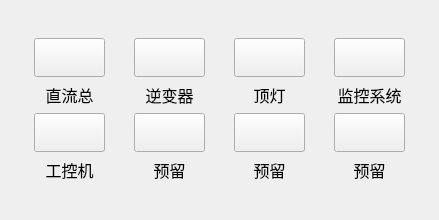
      <widget class="QWidget" name="device_tab">
       <property name="sizePolicy">
        <sizepolicy hsizetype="Preferred" vsizetype="Preferred">
         <horstretch>0</horstretch>
         <verstretch>0</verstretch>
        </sizepolicy>
       </property>
       <property name="font">
        <font>
         <family>阿里巴巴普惠体</family>
         <pointsize>10</pointsize>
        </font>
       </property>
       <attribute name="title">
        <string>设备控制</string>
       </attribute>
       <layout class="QGridLayout" name="gridLayout" rowstretch="2,5,5,2" columnstretch="1,3,1,3,1,3,1,3,1">
        <property name="verticalSpacing">
         <number>6</number>
        </property>
        <item row="1" column="3">
         <layout class="QVBoxLayout" name="vl_device_control_02" stretch="18,3">
          <property name="sizeConstraint">
           <enum>QLayout::SetDefaultConstraint</enum>
          </property>
          <item>
           <widget class="QPushButton" name="pushButton_02">
            <property name="sizePolicy">
             <sizepolicy hsizetype="Expanding" vsizetype="Expanding">
              <horstretch>0</horstretch>
              <verstretch>0</verstretch>
             </sizepolicy>
            </property>
            <property name="styleSheet">
             <string notr="true">border-image: url(:/png/images/device_off.png);</string>
            </property>
            <property name="text">
             <string/>
            </property>
           </widget>
          </item>
          <item>
           <widget class="QLabel" name="label_2">
            <property name="sizePolicy">
             <sizepolicy hsizetype="Preferred" vsizetype="Preferred">
              <horstretch>0</horstretch>
              <verstretch>0</verstretch>
             </sizepolicy>
            </property>
            <property name="font">
             <font>
              <family>阿里巴巴普惠体 Medium</family>
              <pointsize>12</pointsize>
             </font>
            </property>
            <property name="autoFillBackground">
             <bool>false</bool>
            </property>
            <property name="styleSheet">
             <string notr="true">background-color:transparent;
</string>
            </property>
            <property name="text">
             <string>逆变器</string>
            </property>
            <property name="textFormat">
             <enum>Qt::AutoText</enum>
            </property>
            <property name="alignment">
             <set>Qt::AlignCenter</set>
            </property>
           </widget>
          </item>
         </layout>
        </item>
        <item row="3" column="3">
         <spacer name="verticalSpacer_4">
          <property name="orientation">
           <enum>Qt::Vertical</enum>
          </property>
          <property name="sizeHint" stdset="0">
           <size>
            <width>20</width>
            <height>40</height>
           </size>
          </property>
         </spacer>
        </item>
        <item row="2" column="5">
         <layout class="QVBoxLayout" name="vl_device_control_4" stretch="18,3">
          <item>
           <widget class="QPushButton" name="pushButton_07">
            <property name="sizePolicy">
             <sizepolicy hsizetype="Expanding" vsizetype="Expanding">
              <horstretch>0</horstretch>
              <verstretch>0</verstretch>
             </sizepolicy>
            </property>
            <property name="styleSheet">
             <string notr="true">border-image: url(:/png/images/device_off.png);</string>
            </property>
            <property name="text">
             <string/>
            </property>
           </widget>
          </item>
          <item>
           <widget class="QLabel" name="label_37">
            <property name="sizePolicy">
             <sizepolicy hsizetype="Preferred" vsizetype="Preferred">
              <horstretch>0</horstretch>
              <verstretch>0</verstretch>
             </sizepolicy>
            </property>
            <property name="font">
             <font>
              <family>阿里巴巴普惠体 Medium</family>
              <pointsize>12</pointsize>
             </font>
            </property>
            <property name="autoFillBackground">
             <bool>false</bool>
            </property>
            <property name="styleSheet">
             <string notr="true">background-color:transparent;
</string>
            </property>
            <property name="text">
             <string>预留</string>
            </property>
            <property name="textFormat">
             <enum>Qt::AutoText</enum>
            </property>
            <property name="alignment">
             <set>Qt::AlignCenter</set>
            </property>
           </widget>
          </item>
         </layout>
        </item>
        <item row="1" column="7">
         <layout class="QVBoxLayout" name="vl_device_control_04" stretch="18,3">
          <item>
           <widget class="QPushButton" name="pushButton_04">
            <property name="sizePolicy">
             <sizepolicy hsizetype="Expanding" vsizetype="Expanding">
              <horstretch>0</horstretch>
              <verstretch>0</verstretch>
             </sizepolicy>
            </property>
            <property name="styleSheet">
             <string notr="true">border-image: url(:/png/images/device_off.png);</string>
            </property>
            <property name="text">
             <string/>
            </property>
           </widget>
          </item>
          <item>
           <widget class="QLabel" name="label_36">
            <property name="sizePolicy">
             <sizepolicy hsizetype="Preferred" vsizetype="Preferred">
              <horstretch>0</horstretch>
              <verstretch>0</verstretch>
             </sizepolicy>
            </property>
            <property name="font">
             <font>
              <family>阿里巴巴普惠体 Medium</family>
              <pointsize>12</pointsize>
             </font>
            </property>
            <property name="autoFillBackground">
             <bool>false</bool>
            </property>
            <property name="styleSheet">
             <string notr="true">background-color:transparent;
</string>
            </property>
            <property name="text">
             <string>监控系统</string>
            </property>
            <property name="textFormat">
             <enum>Qt::AutoText</enum>
            </property>
            <property name="alignment">
             <set>Qt::AlignCenter</set>
            </property>
           </widget>
          </item>
         </layout>
        </item>
        <item row="2" column="3">
         <layout class="QVBoxLayout" name="vl_device_control_3" stretch="18,3">
          <item>
           <widget class="QPushButton" name="pushButton_06">
            <property name="sizePolicy">
             <sizepolicy hsizetype="Expanding" vsizetype="Expanding">
              <horstretch>0</horstretch>
              <verstretch>0</verstretch>
             </sizepolicy>
            </property>
            <property name="styleSheet">
             <string notr="true">border-image: url(:/png/images/device_off.png);</string>
            </property>
            <property name="text">
             <string/>
            </property>
           </widget>
          </item>
          <item>
           <widget class="QLabel" name="label_13">
            <property name="sizePolicy">
             <sizepolicy hsizetype="Preferred" vsizetype="Preferred">
              <horstretch>0</horstretch>
              <verstretch>0</verstretch>
             </sizepolicy>
            </property>
            <property name="font">
             <font>
              <family>阿里巴巴普惠体 Medium</family>
              <pointsize>12</pointsize>
             </font>
            </property>
            <property name="autoFillBackground">
             <bool>false</bool>
            </property>
            <property name="styleSheet">
             <string notr="true">background-color:transparent;
</string>
            </property>
            <property name="text">
             <string>预留</string>
            </property>
            <property name="textFormat">
             <enum>Qt::AutoText</enum>
            </property>
            <property name="alignment">
             <set>Qt::AlignCenter</set>
            </property>
           </widget>
          </item>
         </layout>
        </item>
        <item row="1" column="2">
         <spacer name="horizontalSpacer_5">
          <property name="orientation">
           <enum>Qt::Horizontal</enum>
          </property>
          <property name="sizeHint" stdset="0">
           <size>
            <width>40</width>
            <height>20</height>
           </size>
          </property>
         </spacer>
        </item>
        <item row="1" column="1">
         <layout class="QVBoxLayout" name="vl_device_control_01" stretch="18,3">
          <property name="sizeConstraint">
           <enum>QLayout::SetNoConstraint</enum>
          </property>
          <item>
           <widget class="QPushButton" name="pushButton_01">
            <property name="sizePolicy">
             <sizepolicy hsizetype="Expanding" vsizetype="Expanding">
              <horstretch>0</horstretch>
              <verstretch>0</verstretch>
             </sizepolicy>
            </property>
            <property name="styleSheet">
             <string notr="true">border-image: url(:/png/images/device_off.png);</string>
            </property>
            <property name="text">
             <string/>
            </property>
           </widget>
          </item>
          <item>
           <widget class="QLabel" name="label">
            <property name="sizePolicy">
             <sizepolicy hsizetype="Preferred" vsizetype="Preferred">
              <horstretch>0</horstretch>
              <verstretch>0</verstretch>
             </sizepolicy>
            </property>
            <property name="font">
             <font>
              <family>阿里巴巴普惠体 Medium</family>
              <pointsize>12</pointsize>
             </font>
            </property>
            <property name="autoFillBackground">
             <bool>false</bool>
            </property>
            <property name="styleSheet">
             <string notr="true">background-color:transparent;
</string>
            </property>
            <property name="text">
             <string>直流总</string>
            </property>
            <property name="textFormat">
             <enum>Qt::AutoText</enum>
            </property>
            <property name="alignment">
             <set>Qt::AlignCenter</set>
            </property>
           </widget>
          </item>
         </layout>
        </item>
        <item row="1" column="5">
         <layout class="QVBoxLayout" name="vl_device_control_03" stretch="18,3">
          <item>
           <widget class="QPushButton" name="pushButton_03">
            <property name="sizePolicy">
             <sizepolicy hsizetype="Expanding" vsizetype="Expanding">
              <horstretch>0</horstretch>
              <verstretch>0</verstretch>
             </sizepolicy>
            </property>
            <property name="styleSheet">
             <string notr="true">border-image: url(:/png/images/device_off.png);</string>
            </property>
            <property name="text">
             <string/>
            </property>
           </widget>
          </item>
          <item>
           <widget class="QLabel" name="label_35">
            <property name="sizePolicy">
             <sizepolicy hsizetype="Preferred" vsizetype="Preferred">
              <horstretch>0</horstretch>
              <verstretch>0</verstretch>
             </sizepolicy>
            </property>
            <property name="font">
             <font>
              <family>阿里巴巴普惠体 Medium</family>
              <pointsize>12</pointsize>
             </font>
            </property>
            <property name="autoFillBackground">
             <bool>false</bool>
            </property>
            <property name="styleSheet">
             <string notr="true">background-color:transparent;
</string>
            </property>
            <property name="text">
             <string>顶灯</string>
            </property>
            <property name="textFormat">
             <enum>Qt::AutoText</enum>
            </property>
            <property name="alignment">
             <set>Qt::AlignCenter</set>
            </property>
           </widget>
          </item>
         </layout>
        </item>
        <item row="1" column="0">
         <spacer name="horizontalSpacer_3">
          <property name="orientation">
           <enum>Qt::Horizontal</enum>
          </property>
          <property name="sizeHint" stdset="0">
           <size>
            <width>40</width>
            <height>20</height>
           </size>
          </property>
         </spacer>
        </item>
        <item row="0" column="3">
         <spacer name="verticalSpacer_2">
          <property name="orientation">
           <enum>Qt::Vertical</enum>
          </property>
          <property name="sizeHint" stdset="0">
           <size>
            <width>20</width>
            <height>40</height>
           </size>
          </property>
         </spacer>
        </item>
        <item row="2" column="1">
         <layout class="QVBoxLayout" name="vl_device_control_2" stretch="18,3">
          <item>
           <widget class="QPushButton" name="pushButton_05">
            <property name="sizePolicy">
             <sizepolicy hsizetype="Expanding" vsizetype="Expanding">
              <horstretch>0</horstretch>
              <verstretch>0</verstretch>
             </sizepolicy>
            </property>
            <property name="styleSheet">
             <string notr="true">border-image: url(:/png/images/device_off.png);</string>
            </property>
            <property name="text">
             <string/>
            </property>
           </widget>
          </item>
          <item>
           <widget class="QLabel" name="label_14">
            <property name="sizePolicy">
             <sizepolicy hsizetype="Preferred" vsizetype="Preferred">
              <horstretch>0</horstretch>
              <verstretch>0</verstretch>
             </sizepolicy>
            </property>
            <property name="font">
             <font>
              <family>阿里巴巴普惠体 Medium</family>
              <pointsize>12</pointsize>
             </font>
            </property>
            <property name="autoFillBackground">
             <bool>false</bool>
            </property>
            <property name="styleSheet">
             <string notr="true">background-color:transparent;
</string>
            </property>
            <property name="text">
             <string>工控机</string>
            </property>
            <property name="textFormat">
             <enum>Qt::AutoText</enum>
            </property>
            <property name="alignment">
             <set>Qt::AlignCenter</set>
            </property>
           </widget>
          </item>
         </layout>
        </item>
        <item row="2" column="7">
         <layout class="QVBoxLayout" name="vl_device_control_5" stretch="18,3">
          <item>
           <widget class="QPushButton" name="pushButton_08">
            <property name="sizePolicy">
             <sizepolicy hsizetype="Expanding" vsizetype="Expanding">
              <horstretch>0</horstretch>
              <verstretch>0</verstretch>
             </sizepolicy>
            </property>
            <property name="styleSheet">
             <string notr="true">border-image: url(:/png/images/device_off.png);</string>
            </property>
            <property name="text">
             <string/>
            </property>
           </widget>
          </item>
          <item>
           <widget class="QLabel" name="label_38">
            <property name="sizePolicy">
             <sizepolicy hsizetype="Preferred" vsizetype="Preferred">
              <horstretch>0</horstretch>
              <verstretch>0</verstretch>
             </sizepolicy>
            </property>
            <property name="font">
             <font>
              <family>阿里巴巴普惠体 Medium</family>
              <pointsize>12</pointsize>
             </font>
            </property>
            <property name="autoFillBackground">
             <bool>false</bool>
            </property>
            <property name="styleSheet">
             <string notr="true">background-color:transparent;
</string>
            </property>
            <property name="text">
             <string>预留</string>
            </property>
            <property name="textFormat">
             <enum>Qt::AutoText</enum>
            </property>
            <property name="alignment">
             <set>Qt::AlignCenter</set>
            </property>
           </widget>
          </item>
         </layout>
        </item>
        <item row="1" column="8">
         <spacer name="horizontalSpacer_4">
          <property name="orientation">
           <enum>Qt::Horizontal</enum>
          </property>
          <property name="sizeHint" stdset="0">
           <size>
            <width>40</width>
            <height>20</height>
           </size>
          </property>
         </spacer>
        </item>
        <item row="1" column="4">
         <spacer name="horizontalSpacer_6">
          <property name="orientation">
           <enum>Qt::Horizontal</enum>
          </property>
          <property name="sizeHint" stdset="0">
           <size>
            <width>40</width>
            <height>20</height>
           </size>
          </property>
         </spacer>
        </item>
        <item row="1" column="6">
         <spacer name="horizontalSpacer_7">
          <property name="orientation">
           <enum>Qt::Horizontal</enum>
          </property>
          <property name="sizeHint" stdset="0">
           <size>
            <width>40</width>
            <height>20</height>
           </size>
          </property>
         </spacer>
        </item>
       </layout>
      </widget>
